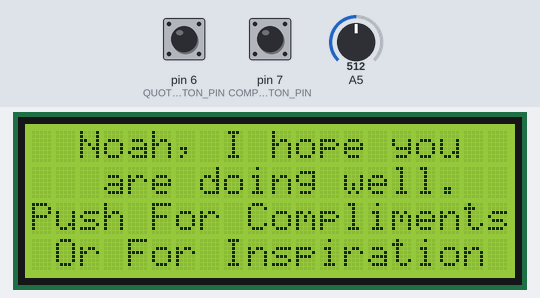
A sketch run on a simulated Arduino Uno, built with avr-gcc and run on an emulated ATmega328P. Shown: 20×4 character LCD. The inputs (shaded band) are chosen by the test bench; at power-on: pin 6 (QUOTE_BUTTON_PIN) HIGH, pin 7 (COMPLIMENT_BUTTON_PIN) HIGH, A5 = 512. Random numbers use the default seed unless the sketch sets one.

Above: at 1.3 s.
1.4 s: pin 6 (QUOTE_BUTTON_PIN) pulled LOW for 0.6 s
At 4.5 s:
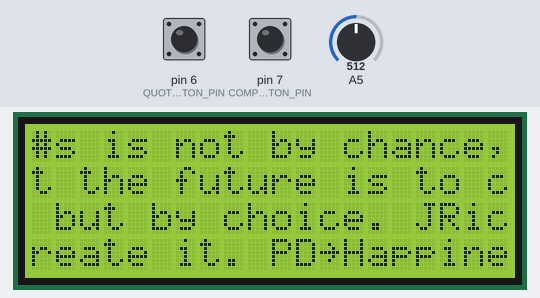
At 8.6 s:
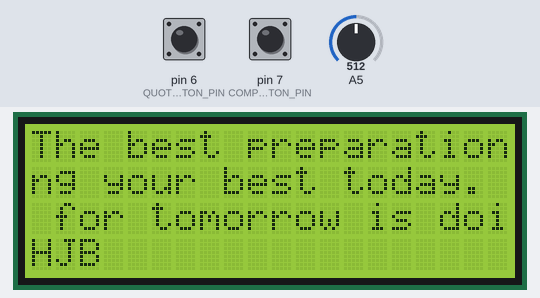
12.7 s: pin 7 (COMPLIMENT_BUTTON_PIN) pulled LOW for 3.2 s
At 15.9 s:
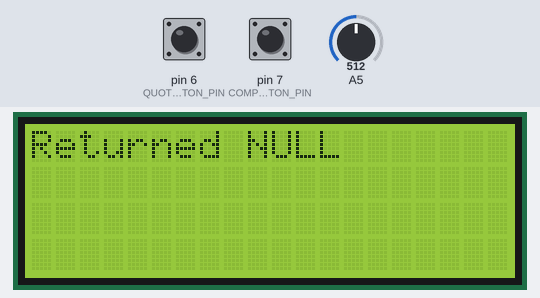
Timing chart, 0 to 17.4 s (numbered marks = the images above; inputs shaded):
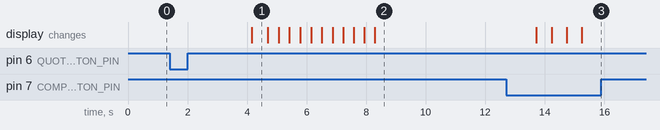

The sketch:

ModernComplimentBox.ino
```cpp
#include <Wire.h>
// #include <LiquidCrystal_I2C.h>
// LiquidCrystal_I2C lcd(0x27, 20, 4);
#include <string.h>
#include <hd44780.h>						// main hd44780 header
#include <hd44780ioClass/hd44780_I2Cexp.h> // i2c expander i/o class header
// declare the lcd object for auto i2c address location
hd44780_I2Cexp lcd;

const int COMPLIMENT_BUTTON_PIN = 7;
const int QUOTE_BUTTON_PIN = 6;

const int numCompliments = 26;
const int numQuotes = 46;
int index = 0;

const char quotes[] PROGMEM = {"The purpose of our lives is to be happy. DL~No one can make you feel inferior without your consent. ER~Difficulties in life are intended to make us better, not bitter. DR~Your attitude, not your aptitude, will determine your altitude. ZZ~Do not wait to strike till the iron is hot, but make it hot by striking. WBY~Life is what happens when you're busy making other plans. AS~You are never too old to set another goal or to dream a new dream. CSL~Don't watch the clock; do what it does. Keep going. SL~The mind is everything. What you think you become. B~Success is not in what you have, but who you are. BB~The best preparation for tomorrow is doing your best today. HJB~If you want to achieve greatness stop asking for permission. A~It does not matter how slowly you go as long as you do not stop. C~The only way to do great work is to love what you do. SJ~The purpose of our lives is to be happy. DL~Do not wait for leaders; do it alone, person to person. MT~If you want to achieve greatness stop asking for permission. A~You are never too old to set another goal or to dream a new dream. CSL~If you want to achieve greatness stop asking for permission. A~It does not matter how slowly you go as long as you do not stop. C~Success is not in what you have, but who you are. BB~The only way to do great work is to love what you do. SJ~The best preparation for tomorrow is doing your best today. HJB~The mind is everything. What you think you become. B~You must be the change you wish to see in the world. MG~Believe you can and you're halfway there. TR~The only way to do great work is to love what you do. SJ~Your time is limited, don't waste it living someone else's life. SJ~In the middle of difficulty lies opportunity. AE~The future belongs to those who believe in the beauty of their dreams. ER~The best way to predict the future is to create it. PD~Happiness is not by chance, but by choice. JR~The purpose of our lives is to be happy. DL~No one can make you feel inferior without your consent. ER~Difficulties in life are intended to make us better, not bitter. DR~Your attitude, not your aptitude, will determine your altitude. ZZ~The only person you are destined to become is the person you decide to be. RW~You must be the change you wish to see in the world. MG~Believe you can and you're halfway there. TR~The only way to do great work is to love what you do. SJ~Your time is limited, don't waste it living someone else's life. SJ~In the middle of difficulty lies opportunity. AE~The future belongs to those who believe in the beauty of their dreams. ER~Success is not final, failure is not fatal: It is the courage to continue that counts. WC~The best way to predict the future is to create it. PD~Happiness is not by chance, but by choice. JR"};
const char compliments[] PROGMEM = {"You are a wonderful human.~You have a great sense of humor.~Your smile is contagious.~You're a fantastic listener.~Your kindness is inspiring.~You have a beautiful soul.~I appreciate your creativity.~You always bring positivity into the room.~Your perseverance is admirable.~You're a true team player.~Your energy is uplifting.~Your intelligence shines through in everything you do.~You have a wonderful way with words.~I love your enthusiasm for life.~You're incredibly thoughtful.~Your work ethic is commendable.~You have a knack for making people feel comfortable.~Your generosity knows no bounds.~You're a constant source of inspiration.~Your presence makes a difference.~You have a great eye for detail.~Your passion is contagious.~You're a natural leader.~Your commitment is unwavering.~I admire your honesty.~You radiate confidence."};

const int LCD_WIDTH = 20;
const int MAX_LINES = 4;
void setup() {
  int status = lcd.begin(LCD_WIDTH, MAX_LINES);
  if(status) // non zero status means it was unsuccesful
	{
		// begin() failed so blink error code using the onboard LED if possible
		hd44780::fatalError(status); // does not return
	}

  pinMode(QUOTE_BUTTON_PIN, INPUT_PULLUP);
  pinMode(COMPLIMENT_BUTTON_PIN, INPUT_PULLUP);

  lcd.setCursor(0, 0);
  lcd.print(F("  Noah, I hope you  "));
  lcd.setCursor(0, 1);
  lcd.print(F("   are doing well.  "));
  lcd.setCursor(0, 2);
  lcd.print(F("Push For Compliments"));
  lcd.setCursor(0, 3);
  lcd.print(F(" Or For Inspiration "));
}

void loop() {
  int old_index = index;
  randomSeed(analogRead(5));
  if (!digitalRead(COMPLIMENT_BUTTON_PIN)) {
    // Get new random number in bounds
    while (old_index == index) {
      index = random(0, numCompliments);
    }
    // Print
    lcd.clear();
    lcd.print("Index is: " + String(index));
    delay(500);
    lcd.clear();
    char* tmp = (char*) calloc(strlen(compliments) + 1, sizeof(char));
    char* result = parseData(tmp, index);
    printString(result);
    free(tmp);
  } else if (!digitalRead(QUOTE_BUTTON_PIN)) {
    // Get new random number in bounds
    while (old_index == index) {
      index = random(0, numQuotes);
    }
    // Print
    char* tmp = (char*) calloc(strlen(quotes) + 1, sizeof(char));
    strcpy(tmp, quotes);
    char* result = parseData(tmp, index);
    printString(result);
    free(tmp);
  }
  delay(500); // TODO: Is it necessary to delay at all?
}

void clearLCD() {
  lcd.clear();
}

char* parseData(char* data, int num) {
  // TODO: data is NULL when it gets here
  int i = 0;
  lcd.clear();
  lcd.print(data);
  lcd.setCursor(0,0);
  lcd.print("#");
  delay(500);
  char* tok = strtok(data, "~");
  while (tok != NULL) {
    lcd.clear();
    lcd.print(tok);
    delay(300);
    if (i == num) {
      lcd.clear();
      lcd.print(tok);
      delay(5000);
      return tok;
    }
    i++;
    tok = strtok(NULL, "~");
  }
  lcd.clear();
  lcd.print("Returned NULL");
  delay(5000);

  return NULL;
}

void printString(char* s) {
  lcd.print(s);
}
```

Measured:
- after the input at 1.4 s, the display: changes after 2.8 s (image 1)
- what the display in image 1 shows lasts 0.5 s, from 4.2 s to 4.7 s
